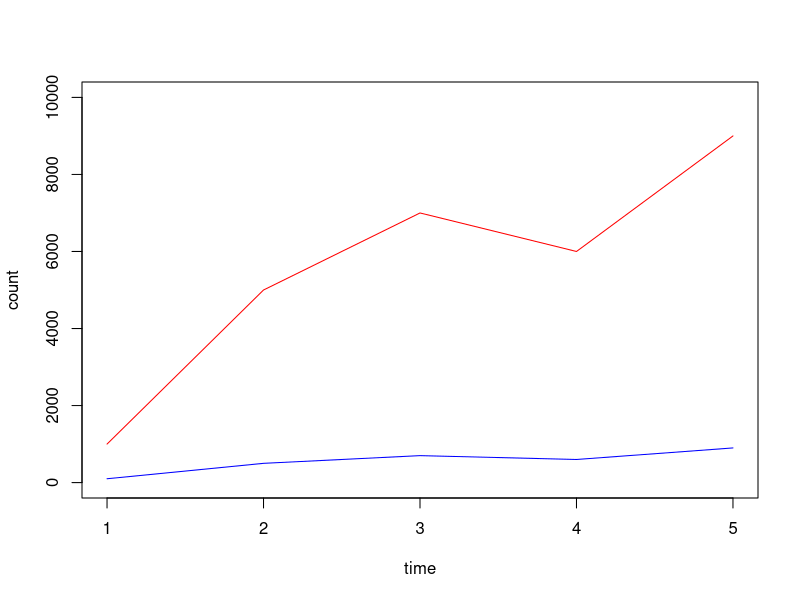
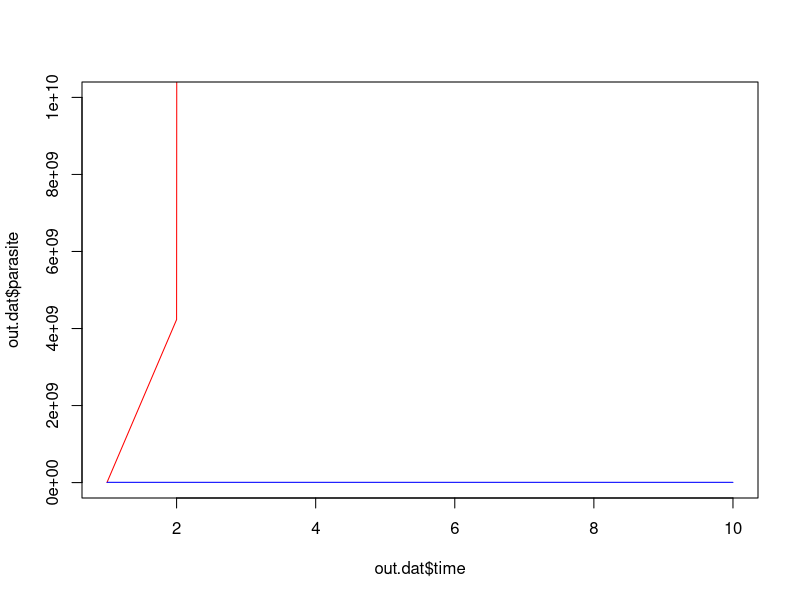

These charts were generated, in order, by the following R code:

count.host = c(100,500,700,600,900)
count.flea= c(1000,5000,7000,6000,9000)

dat = cbind.data.frame(count.host, count.flea)
names(dat)= c("host", "parasite")
head(dat)
dat$time = seq(1:length(dat$host))

with(dat, plot(time, parasite, col="red", type="l", ylim=c(0,10000), ylab="count"))
with(dat, lines(time, host, col="blue"))


pop.grow <- function(dat0, times, r){
  dat.host = rep(NA, length(times))
  dat.para = rep(NA, length(times))
  dat.host[1] = dat0
  dat.para[1] = dat0
  for (i in 1:(length(times)-1)){
    dat.host[i+1] = dat.host[i] + r*dat.host[i]
    dat.para[i+1] = dat.para[i] + r*dat.para[i]*dat.host[i]
  }
  
  
  return(list(dat.host, dat.para))
}

out <- pop.grow(dat0=6500000, times=seq(1,10,1), r=.0001)

out.dat = cbind.data.frame(out[[1]], out[[2]])
out.dat$time = seq(1,10,1)
names(out.dat) = c("host", "parasite", "time")

with(out.dat, plot(x=out.dat$time, y=out.dat$parasite, col="red", type="l", ylim=c(0,10000000000)))
with(out.dat, lines(x=out.dat$time, y=out.dat$host, col="blue"))












list.host <- c("bat", "bird", "fossa", "lemur")
list.host = rep(list.host, length = 100)

list.ecto <- c("flea", "mite", "tick")
list.ecto = rep(list.ecto, length = 100)

rand.ecto = sample(list.ecto, 100)
rand.host = sample(list.host, 100)

dat.rand = cbind.data.frame(rand.host, rand.ecto)
names(dat.rand) = c("host", "ecto")
head(dat.rand)
dat.rand$host = as.character(dat.rand$host)
dat.rand$ecto = as.character(dat.rand$ecto)
dat.rand$ecto[dat.rand$host=="bat"] <- "bat fly"

head(dat.rand)
dat.rand$season = 1
dat.rand1 = dat.rand

dat.rand$season = 2
dat.rand2 = dat.rand

dat.rand$season = 3
dat.rand$season=4

dat.rand3 = dat.rand
dat.rand4 = dat.rand

dat.rand = rbind(dat.rand1, dat.rand2, dat.rand3, dat.rand4)
write.csv(dat.rand, file = "E2M3_data.csv")
